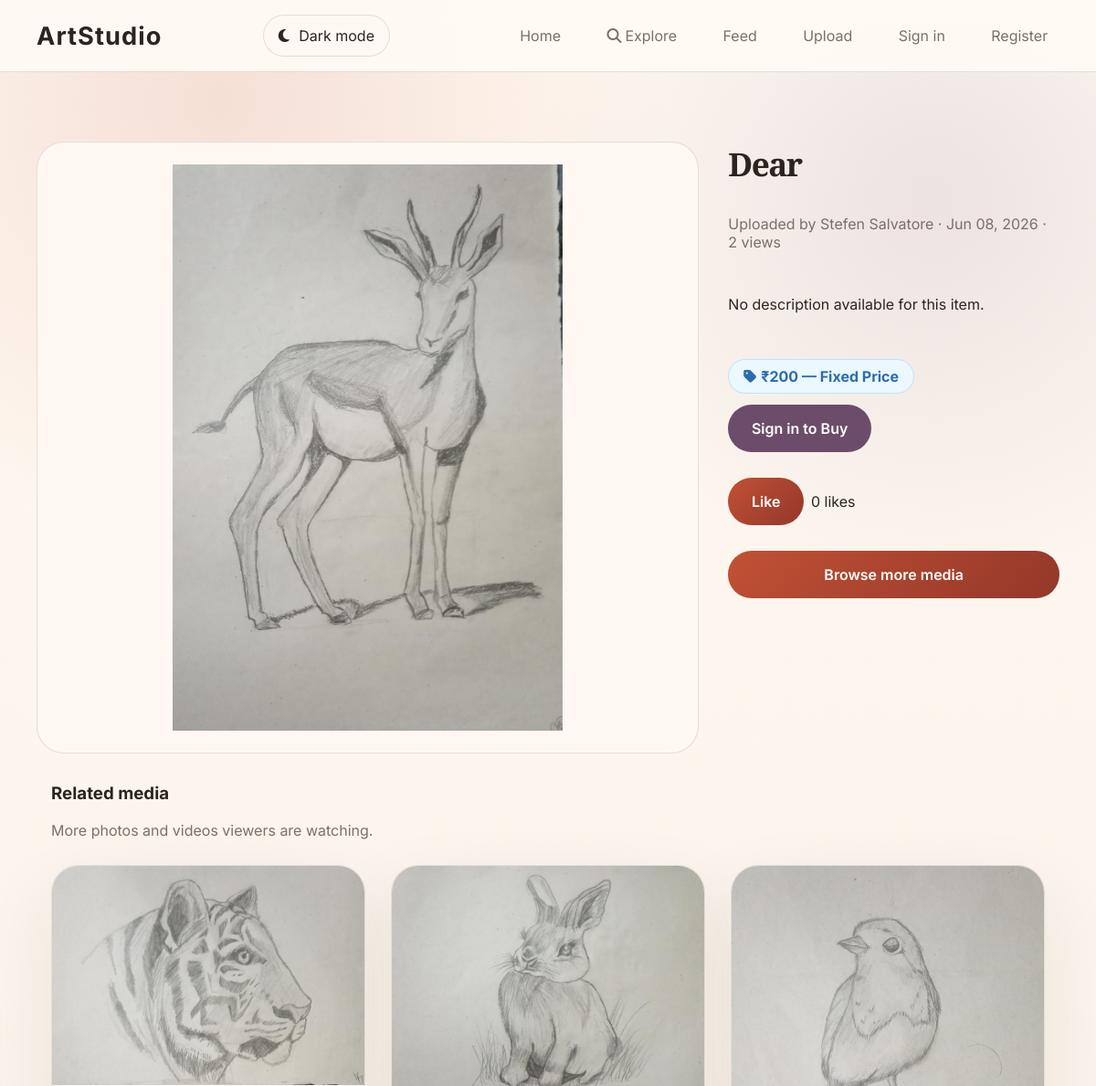
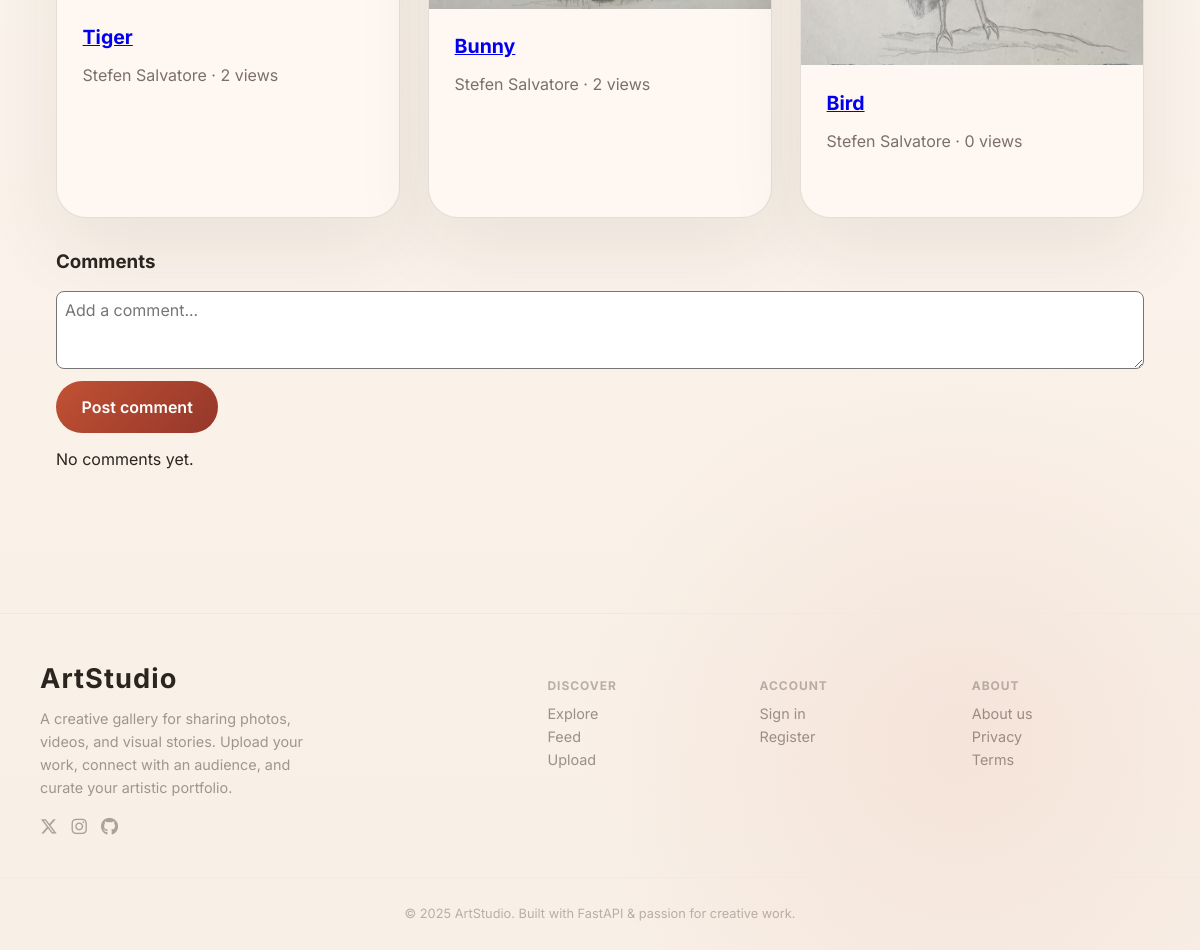
Page /watch/3 on the committed database (2 pictures, top to bottom).
### fastapi_app/models.py (models this page shows)
class MediaItem(Base):
    __tablename__ = "media_items"
    id = Column(Integer, primary_key=True, index=True)
    title = Column(String(140), nullable=False, index=True)
    description = Column(Text, nullable=True)
    tags = Column(String(255), nullable=True, index=True)
    filename = Column(String(255), nullable=False, unique=True)
    media_type = Column(String(20), nullable=False)
    uploader = Column(String(80), nullable=False, default="Guest")
    uploader_id = Column(Integer, nullable=True)
    created_at = Column(DateTime, default=datetime.utcnow)
    views = Column(Integer, default=0)
    sale_status = Column(String(20), nullable=False, default="showcase")  # showcase | fixed | negotiable
    fixed_price = Column(Integer, nullable=True)       # in smallest currency unit (paise / cents)
    min_price = Column(Integer, nullable=True)
    max_price = Column(Integer, nullable=True)
    artwork_status = Column(String(20), nullable=False, default="available")  # available | reserved | sold

### fastapi_app/main.py (the view)
@app.get("/watch/{media_id}")
def watch_media(request: Request, media_id: int, db: Session = Depends(get_db)):
    media_item = crud.get_media_item(db, media_id)
    if not media_item:
        raise HTTPException(status_code=404, detail="Media item not found.")
    crud.increment_media_views(db, media_item)
    comments = crud.get_comments_for_media(db, media_item.id)
    likes = crud.count_likes(db, media_item.id)
    current_user = get_current_user(request, db)
    user_liked = False
    user_saved = False
    if current_user:
        user_liked = crud.user_liked(db, media_item.id, current_user.id)
        user_saved = crud.is_saved(db, media_item.id, current_user.id)
    related = crud.get_related_media(db, media_item, limit=6)
    return render_template(
        request,
        "watch.html",
        db,
        media=media_item,
        comments=comments,
        likes=likes,
        user_liked=user_liked,
        user_saved=user_saved,
        related_media=related,
    )

### fastapi_app/templates/watch.html (shortened to what this page needs)
{% extends "base.html" %}
{% block content %}
<section class="container watch-page">
  <div class="watch-grid">
    <div class="preview-panel">
      {% if media.media_type == 'video' %}
        <video controls src="/uploads/{{ media.filename }}" class="media-player"></video>
      {% else %}
        <img src="/uploads/{{ media.filename }}" alt="{{ media.title }}" class="media-player" />
      {% endif %}
    </div>
    <div class="watch-details">
      <h1>{{ media.title }}</h1>
      <p class="meta">Uploaded by {{ media.uploader }} · {{ media.created_at.strftime('%b %d, %Y') }} · {{ media.views }} views</p>
      <p>{{ media.description or 'No description available for this item.' }}</p>
      {% if media.artwork_status == 'sold' %}
        <div class="watch-price-block">
          <div class="price-tag artwork-sold-tag" style="font-size:1rem;padding:8px 16px">
            <i class="fas fa-circle-check"></i> Sold · ₹{{ "{:,}".format(media.fixed_price) if media.fixed_price else 'Deal confirmed' }}
          </div>
        </div>
      {% elif media.sale_status == 'fixed' and media.fixed_price %}
        <div class="watch-price-block">
          <div class="price-tag price-fixed" style="font-size:1rem;padding:8px 16px">
            <i class="fas fa-tag"></i> ₹{{ "{:,}".format(media.fixed_price) }} — Fixed Price
          </div>
          {% if media.artwork_status == 'available' %}
            {% if current_user and current_user.id != media.uploader_id %}
              <a href="/buy-request/{{ media.id }}" class="button buy-request-btn">
                <i class="fas fa-hand-holding-heart"></i> Raise Buy Request
              </a>
            {% elif not current_user %}
              <a href="/login" class="button buy-request-btn">Sign in to Buy</a>
            {% endif %}
          {% else %}
            <span class="artwork-status-badge status-{{ media.artwork_status }}">
              {{ media.artwork_status.capitalize() }}
            </span>
          {% endif %}
        </div>
      {% endif %}
      <div style="display:flex;gap:8px;align-items:center;margin-bottom:12px">
        <button id="likeBtn" class="button">{% if user_liked %}Unlike{% else %}Like{% endif %}</button>
        <span id="likesCount">{{ likes }} likes</span>
      </div>
      <a class="button" href="/browse">Browse more media</a>
    </div>
  </div>
  {% if related_media %}
  <section class="container section-grid" style="margin-top:2rem">
    <div class="section-intro">
      <h3>Related media</h3>
      <p>More photos and videos viewers are watching.</p>
    </div>
    <div class="media-grid">
      {% for item in related_media %}
        <article class="media-card">
          {% if item.media_type == 'video' %}
            <div class="media-thumbnail video-thumb">
              <i class="fas fa-play"></i>
              <video muted>
                <source src="/uploads/{{ item.filename }}" type="video/mp4" />
              </video>
            </div>
          {% else %}
            <img src="/uploads/{{ item.filename }}" alt="{{ item.title }}" />
          {% endif %}
          <div class="media-meta">
            <a href="/watch/{{ item.id }}"><h3>{{ item.title }}</h3></a>
            <p>{{ item.uploader }} · {{ item.views }} views</p>
          </div>
        </article>
      {% endfor %}
    </div>
  </section>
  {% endif %}
  <div class="comments-section container" style="margin-top:2rem">
    <h3>Comments</h3>
    <form action="/comment" method="post" style="margin-bottom:1rem">
      <textarea name="text" rows="3" placeholder="Add a comment..." required style="width:100%;padding:8px;border-radius:8px;margin-bottom:8px"></textarea>
      <button type="submit" class="button">Post comment</button>
    </form>
    {% if comments %}
      {% for c in comments %}
        <div class="comment" style="padding:12px;border-radius:8px;background:var(--surface-2);margin-bottom:8px">
          <strong>{{ c.name }}</strong> · <small>{{ c.created_at.strftime('%b %d, %Y %H:%M') }}</small>
          <p style="margin:6px 0">{{ c.text }}</p>
        </div>
      {% endfor %}
    {% else %}
      <p>No comments yet.</p>
    {% endif %}
  </div>
</section>
{% endblock %}

### rows in the picture
MediaItem: filename (picture), title "Dear", uploader "Stefen Salvatore", created_at "Jun 08, 2026", views "2", description "No description available for this item.", fixed_price "200"
MediaItem: filename (picture), title "Tiger", uploader "Stefen Salvatore", views "2"
MediaItem: filename (picture), title "Bunny", uploader "Stefen Salvatore", views "2"
MediaItem: filename (picture), title "Bird", uploader "Stefen Salvatore", views "0"

### other values in the picture
{{ likes }} "0"
{{ 2025 }} "2025"
